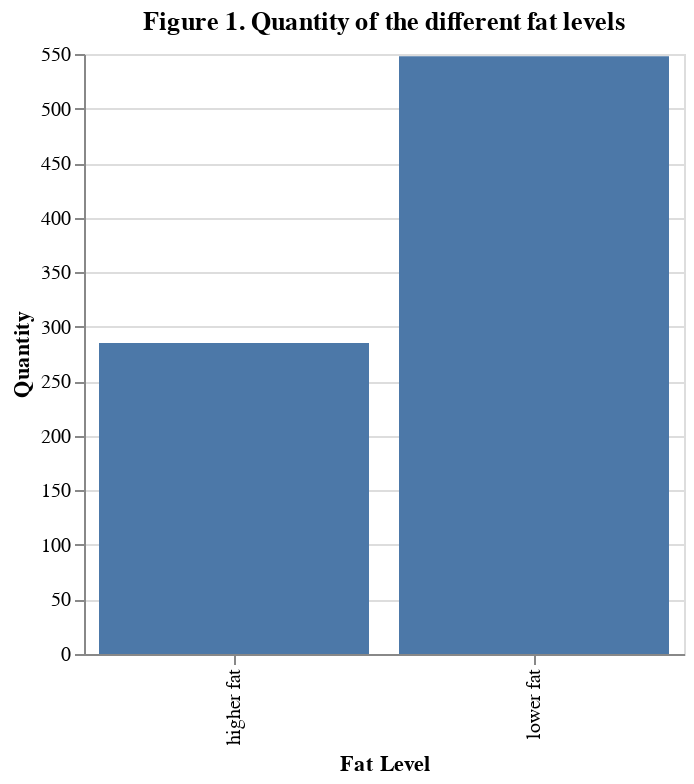

Notebook source saved alongside this figure:
### Markdown cell above
Since FatLevel is our target, let's create a bar graph to show the quantity of each fat level in the training data.

### Code cell
fig_1 = alt.Chart(train_df, width=300, height=300).mark_bar().encode(
        x = alt.X("FatLevel", title="Fat Level"),
        y = alt.Y("count()", title="Quantity")).properties(
            title="Figure 1. Quantity of the different fat levels")

fig_1

### Figure 1 — Vega-Lite specification as saved in the notebook (floating-point values rounded to 4 significant figures; data arrays with more than 128 entries replaced by an {"elided": "..."} marker saying what was removed)
{"config": {"view": {"continuousWidth": 400, "continuousHeight": 300}}, "data": {"name": "data-bf8219575993f63167b2bf68f9a462be"}, "mark": "bar", "encoding": {"x": {"type": "nominal", "field": "FatLevel", "title": "Fat Level"}, "y": {"type": "quantitative", "aggregate": "count", "title": "Quantity"}}, "height": 300, "title": "Figure 1. Quantity of the different fat levels", "width": 300, "$schema": "https://vega.github.io/schema/vega-lite/v4.8.1.json", "datasets": {"data-bf8219575993f63167b2bf68f9a462be": {"elided": "833 records"}}}
